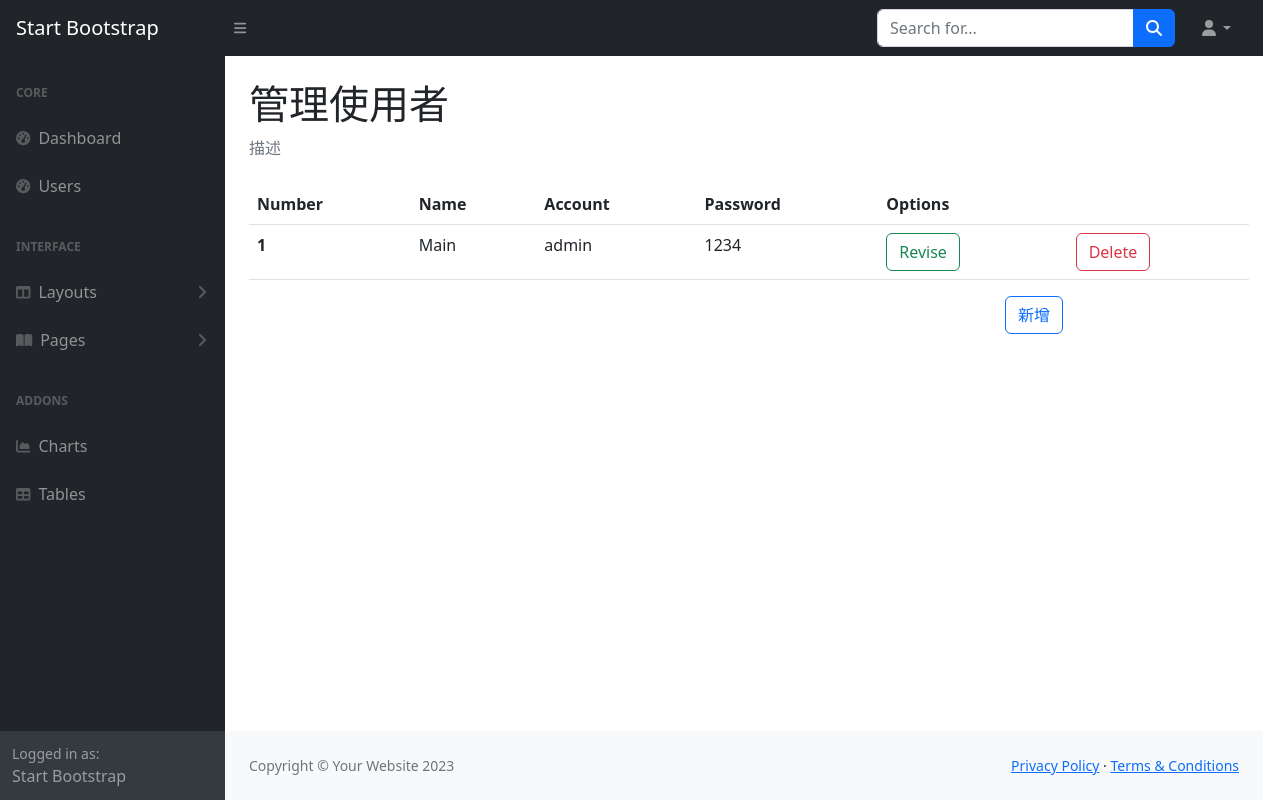
/users, run on an earlier commit of the app's database.
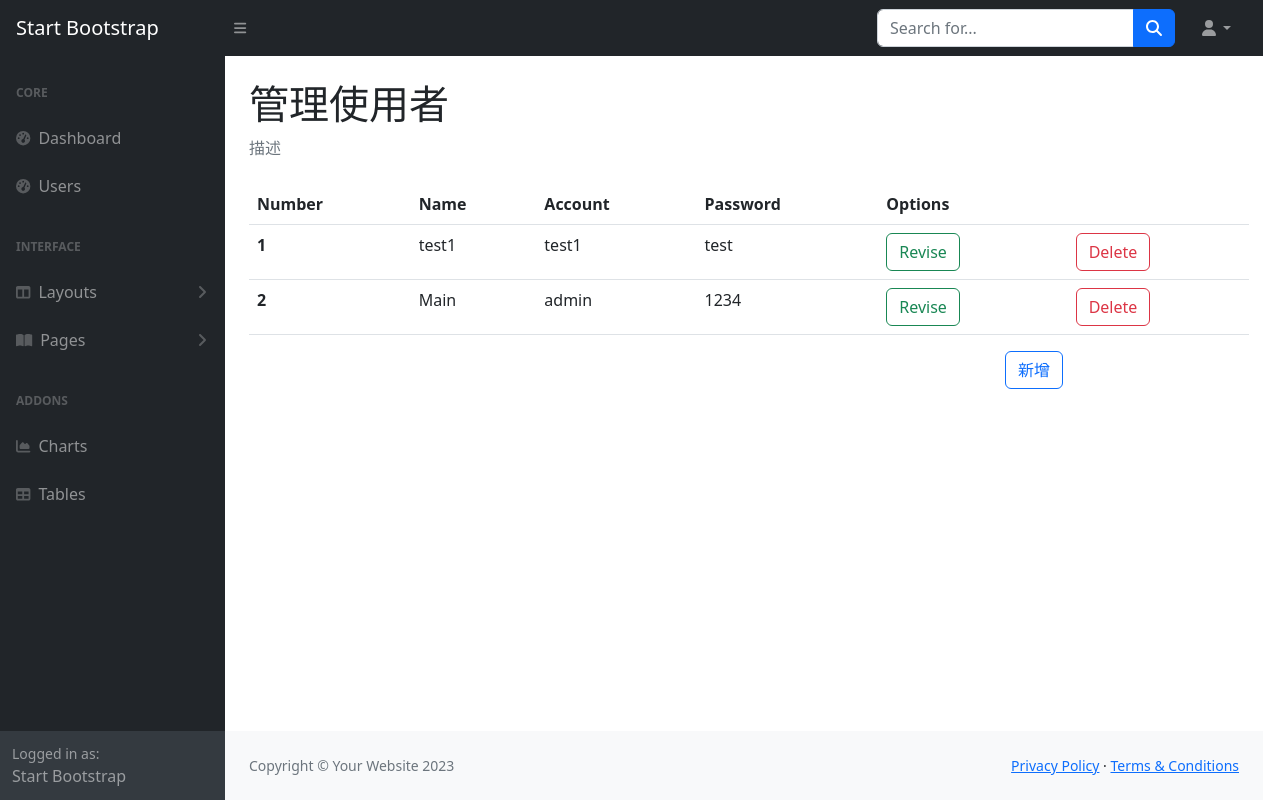
And on a later commit of the database.
### tables this page shows
CREATE TABLE Users (id INTEGER PRIMARY KEY AUTOINCREMENT, name nvarchar (20), account nvarchar (40), password nvarchar (40));

### app.py (the view)
@app.route("/users")
def users():
    with get_db() as cur:
        cur.row_factory = sql.Row
        cur = cur.cursor()
        cur.execute('select * from Users')
        data = cur.fetchall()
        cur.close()
    return render_template("users.html",data = data)

### app.py (called while the page is built)
def get_db():
    db = getattr(g, '_database', None)
    if db is None:
        db = g._database = sql.connect(DATABASE)
    return db

@app.teardown_appcontext
def close_connection(exception):
    db = getattr(g, '_database', None)
    if db is not None:
        db.close()

### templates/users.html (shortened to what this page needs)
{% extends 'layout/back.html' %}
{% block main%}
<h1 class="mt-4">管理使用者</h1>
<ol class="breadcrumb mb-4">
  <li class="breadcrumb-item active">描述</li>
</ol>
<table class="table", style="width: 1000px;">
    <thead>
      <tr>
        <th scope="col">Number</th>
        <th scope="col">Name</th>
        <th scope="col">Account</th>
        <th scope="col">Password</th>
        <th scope="col">Options</th>
      </tr>
    </thead>
    <tbody>
      {% for i in range(data|length) %}
      <tr>
        <th scope="row">{{ i+1 }}</th>
        <td>{{ data[i].name }}</td>
        <td>{{ data[i].account }}</td>
        <td>{{ data[i].password }}</td>
        <td>
          <div class="row">
            <div class="col">
              <a type="button" class="btn btn-outline-success" href="/edit/{{ data[i].id }}">Revise</a>
            </div>
            <div class="col">
              <form action="/deleteuser/{{ data[i].id }}" method="post">
              <button class="btn btn-outline-danger" onclick="if(confirm('您確定要刪除嗎？')) return true;else return false">Delete</button>
            </form>
            </div>
          </div>
        </td>
      </tr>
      {% endfor %}
    </tbody>
  </table>
<button type="button" class="btn btn-outline-primary" data-bs-toggle="modal" data-bs-target="#create" style="right: 200px; position: absolute;">
  新增
</button>
{% block modal %}
</div>
{% endblock modal %}
{% endblock main%}

### templates/layout/back.html (shortened to what this page needs)
<!DOCTYPE html>
<html lang="en">
    <head>
        <link href="https://cdn.jsdelivr.net/npm/bootstrap@5.3.0-alpha1/dist/css/bootstrap.min.css" rel="stylesheet"
>
        <link href="static/css/styles.css" rel="stylesheet" />
    </head>
    <body class="sb-nav-fixed">
        <nav class="sb-topnav navbar navbar-expand navbar-dark bg-dark">
            <a class="navbar-brand ps-3" href="index.html">Start Bootstrap</a>
            <button class="btn btn-link btn-sm order-1 order-lg-0 me-4 me-lg-0" id="sidebarToggle" href="#!"><i class="fas fa-bars"></i></button>
            <form class="d-none d-md-inline-block form-inline ms-auto me-0 me-md-3 my-2 my-md-0">
                <div class="input-group">
                    <input class="form-control" type="text" placeholder="Search for..." aria-label="Search for..." aria-describedby="btnNavbarSearch" />
                    <button class="btn btn-primary" id="btnNavbarSearch" type="button"><i class="fas fa-search"></i></button>
                </div>
            </form>
            <ul class="navbar-nav ms-auto ms-md-0 me-3 me-lg-4">
                <li class="nav-item dropdown">
                    <a class="nav-link dropdown-toggle" id="navbarDropdown" href="#" role="button" data-bs-toggle="dropdown" aria-expanded="false"><i class="fas fa-user fa-fw"></i></a>
                </li>
            </ul>
        </nav>
        <div id="layoutSidenav">
            <div id="layoutSidenav_nav">
                <nav class="sb-sidenav accordion sb-sidenav-dark" id="sidenavAccordion">
                    <div class="sb-sidenav-menu">
                        <div class="nav">
                            <div class="sb-sidenav-menu-heading">Core</div>
                            <a class="nav-link" href="/login">
                                <div class="sb-nav-link-icon"><i class="fas fa-tachometer-alt"></i></div>
                                Dashboard
                            </a>
                            <a class="nav-link" href="/users">
                                <div class="sb-nav-link-icon"><i class="fas fa-tachometer-alt"></i></div>
                                Users
                            </a>
                            <div class="sb-sidenav-menu-heading">Interface</div>
                            <a class="nav-link collapsed" href="#" data-bs-toggle="collapse" data-bs-target="#collapseLayouts" aria-expanded="false" aria-controls="collapseLayouts">
                                <div class="sb-nav-link-icon"><i class="fas fa-columns"></i></div>
                                Layouts
                                <div class="sb-sidenav-collapse-arrow"><i class="fas fa-angle-down"></i></div>
                            </a>
                            <a class="nav-link collapsed" href="#" data-bs-toggle="collapse" data-bs-target="#collapsePages" aria-expanded="false" aria-controls="collapsePages">
                                <div class="sb-nav-link-icon"><i class="fas fa-book-open"></i></div>
                                Pages
                                <div class="sb-sidenav-collapse-arrow"><i class="fas fa-angle-down"></i></div>
                            </a>
                            <div class="sb-sidenav-menu-heading">Addons</div>
                            <a class="nav-link" href="charts.html">
                                <div class="sb-nav-link-icon"><i class="fas fa-chart-area"></i></div>
                                Charts
                            </a>
                            <a class="nav-link" href="tables.html">
                                <div class="sb-nav-link-icon"><i class="fas fa-table"></i></div>
                                Tables
                            </a>
                        </div>
                    </div>
                    <div class="sb-sidenav-footer">
                        <div class="small">Logged in as:</div>
                        Start Bootstrap
                    </div>
                </nav>
            </div>
            <div id="layoutSidenav_content">
                <main>
                    <div class="container-fluid px-4">
                        {% block main %}
                        {% endblock main %}
                </main>
                <footer class="py-4 bg-light mt-auto">
                    <div class="container-fluid px-4">
                        <div class="d-flex align-items-center justify-content-between small">
                            <div class="text-muted">Copyright &copy; Your Website 2023</div>
                            <div>
                                <a href="#">Privacy Policy</a>
                                &middot;
                                <a href="#">Terms &amp; Conditions</a>
                            </div>
                        </div>
                    </div>
                </footer>
            </div>
        </div>
    </body>
</html>

What changed in the data, as far as the page shows it:
added Users: name "test1", account "test1", password "test"
Also different on the page:
new list line: "1 Revise Delete"
new list line: "2 Revise Delete"
list line gone: "1 Revise Delete"
